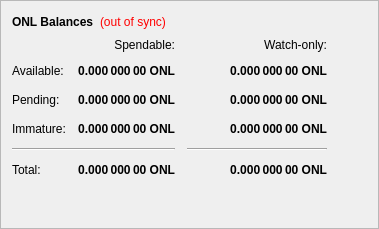
        <widget class="QFrame" name="frame">
         <property name="frameShape">
          <enum>QFrame::StyledPanel</enum>
         </property>
         <property name="frameShadow">
          <enum>QFrame::Raised</enum>
         </property>
         <layout class="QVBoxLayout" name="verticalLayout_4">
          <item>
           <layout class="QHBoxLayout" name="horizontalLayout_4">
            <item>
             <widget class="QLabel" name="label_5">
              <property name="font">
               <font>
                <weight>75</weight>
                <bold>true</bold>
               </font>
              </property>
              <property name="text">
               <string>ONL Balances</string>
              </property>
             </widget>
            </item>
            <item>
             <widget class="QLabel" name="labelWalletStatus">
              <property name="cursor">
               <cursorShape>WhatsThisCursor</cursorShape>
              </property>
              <property name="toolTip">
               <string>The displayed information may be out of date. Your wallet automatically synchronizes with the Onlax network after a connection is established, but this process has not completed yet.</string>
              </property>
              <property name="styleSheet">
               <string notr="true">QLabel { color: red; }</string>
              </property>
              <property name="text">
               <string notr="true">(out of sync)</string>
              </property>
              <property name="alignment">
               <set>Qt::AlignLeading|Qt::AlignLeft|Qt::AlignVCenter</set>
              </property>
             </widget>
            </item>
            <item>
             <spacer name="horizontalSpacer_3">
              <property name="orientation">
               <enum>Qt::Horizontal</enum>
              </property>
              <property name="sizeHint" stdset="0">
               <size>
                <width>40</width>
                <height>20</height>
               </size>
              </property>
             </spacer>
            </item>
           </layout>
          </item>
          <item>
           <layout class="QGridLayout" name="gridLayout">
            <property name="spacing">
             <number>12</number>
            </property>
            <item row="2" column="2">
             <widget class="QLabel" name="labelWatchPending">
              <property name="font">
               <font>
                <weight>75</weight>
                <bold>true</bold>
               </font>
              </property>
              <property name="cursor">
               <cursorShape>IBeamCursor</cursorShape>
              </property>
              <property name="toolTip">
               <string>Unconfirmed transactions to watch-only addresses</string>
              </property>
              <property name="text">
               <string notr="true">0.000 000 00 ONL</string>
              </property>
              <property name="alignment">
               <set>Qt::AlignRight|Qt::AlignTrailing|Qt::AlignVCenter</set>
              </property>
              <property name="textInteractionFlags">
               <set>Qt::LinksAccessibleByMouse|Qt::TextSelectableByKeyboard|Qt::TextSelectableByMouse</set>
              </property>
             </widget>
            </item>
            <item row="2" column="1">
             <widget class="QLabel" name="labelUnconfirmed">
              <property name="font">
               <font>
                <weight>75</weight>
                <bold>true</bold>
               </font>
              </property>
              <property name="cursor">
               <cursorShape>IBeamCursor</cursorShape>
              </property>
              <property name="toolTip">
               <string>Total of transactions that have yet to be confirmed, and do not yet count toward the spendable balance</string>
              </property>
              <property name="text">
               <string notr="true">0.000 000 00 ONL</string>
              </property>
              <property name="alignment">
               <set>Qt::AlignRight|Qt::AlignTrailing|Qt::AlignVCenter</set>
              </property>
              <property name="textInteractionFlags">
               <set>Qt::LinksAccessibleByMouse|Qt::TextSelectableByKeyboard|Qt::TextSelectableByMouse</set>
              </property>
             </widget>
            </item>
            <item row="3" column="2">
             <widget class="QLabel" name="labelWatchImmature">
              <property name="font">
               <font>
                <weight>75</weight>
                <bold>true</bold>
               </font>
              </property>
              <property name="cursor">
               <cursorShape>IBeamCursor</cursorShape>
              </property>
              <property name="toolTip">
               <string>Staked or masternode rewards in watch-only addresses that has not yet matured</string>
              </property>
              <property name="text">
               <string notr="true">0.000 000 00 ONL</string>
              </property>
              <property name="alignment">
               <set>Qt::AlignRight|Qt::AlignTrailing|Qt::AlignVCenter</set>
              </property>
              <property name="textInteractionFlags">
               <set>Qt::LinksAccessibleByMouse|Qt::TextSelectableByKeyboard|Qt::TextSelectableByMouse</set>
              </property>
             </widget>
            </item>
            <item row="4" column="0" colspan="2">
             <widget class="Line" name="lineSpendableBalance">
              <property name="orientation">
               <enum>Qt::Horizontal</enum>
              </property>
             </widget>
            </item>
            <item row="4" column="2">
             <widget class="Line" name="lineWatchBalance">
              <property name="sizePolicy">
               <sizepolicy hsizetype="Preferred" vsizetype="Fixed">
                <horstretch>0</horstretch>
                <verstretch>0</verstretch>
               </sizepolicy>
              </property>
              <property name="minimumSize">
               <size>
                <width>140</width>
                <height>0</height>
               </size>
              </property>
              <property name="orientation">
               <enum>Qt::Horizontal</enum>
              </property>
             </widget>
            </item>
            <item row="5" column="0">
             <widget class="QLabel" name="labelTotalText">
              <property name="text">
               <string>Total:</string>
              </property>
             </widget>
            </item>
            <item row="3" column="1">
             <widget class="QLabel" name="labelImmature">
              <property name="font">
               <font>
                <weight>75</weight>
                <bold>true</bold>
               </font>
              </property>
              <property name="cursor">
               <cursorShape>IBeamCursor</cursorShape>
              </property>
              <property name="toolTip">
               <string>Staked or masternode rewards that has not yet matured</string>
              </property>
              <property name="text">
               <string notr="true">0.000 000 00 ONL</string>
              </property>
              <property name="alignment">
               <set>Qt::AlignRight|Qt::AlignTrailing|Qt::AlignVCenter</set>
              </property>
              <property name="textInteractionFlags">
               <set>Qt::LinksAccessibleByMouse|Qt::TextSelectableByKeyboard|Qt::TextSelectableByMouse</set>
              </property>
             </widget>
            </item>
            <item row="2" column="3">
             <spacer name="horizontalSpacer_2">
              <property name="orientation">
               <enum>Qt::Horizontal</enum>
              </property>
              <property name="sizeHint" stdset="0">
               <size>
                <width>40</width>
                <height>20</height>
               </size>
              </property>
             </spacer>
            </item>
            <item row="3" column="0">
             <widget class="QLabel" name="labelImmatureText">
              <property name="text">
               <string>Immature:</string>
              </property>
             </widget>
            </item>
            <item row="5" column="1">
             <widget class="QLabel" name="labelTotal">
              <property name="font">
               <font>
                <weight>75</weight>
                <bold>true</bold>
               </font>
              </property>
              <property name="cursor">
               <cursorShape>IBeamCursor</cursorShape>
              </property>
              <property name="toolTip">
               <string>Your current total balance</string>
              </property>
              <property name="text">
               <string notr="true">0.000 000 00 ONL</string>
              </property>
              <property name="alignment">
               <set>Qt::AlignRight|Qt::AlignTrailing|Qt::AlignVCenter</set>
              </property>
              <property name="textInteractionFlags">
               <set>Qt::LinksAccessibleByMouse|Qt::TextSelectableByKeyboard|Qt::TextSelectableByMouse</set>
              </property>
             </widget>
            </item>
            <item row="5" column="2">
             <widget class="QLabel" name="labelWatchTotal">
              <property name="font">
               <font>
                <weight>75</weight>
                <bold>true</bold>
               </font>
              </property>
              <property name="cursor">
               <cursorShape>IBeamCursor</cursorShape>
              </property>
              <property name="toolTip">
               <string>Current total balance in watch-only addresses</string>
              </property>
              <property name="text">
               <string notr="true">0.000 000 00 ONL</string>
              </property>
              <property name="alignment">
               <set>Qt::AlignRight|Qt::AlignTrailing|Qt::AlignVCenter</set>
              </property>
              <property name="textInteractionFlags">
               <set>Qt::LinksAccessibleByMouse|Qt::TextSelectableByKeyboard|Qt::TextSelectableByMouse</set>
              </property>
             </widget>
            </item>
            <item row="0" column="2">
             <widget class="QLabel" name="labelWatchonly">
              <property name="text">
               <string>Watch-only:</string>
              </property>
              <property name="alignment">
               <set>Qt::AlignRight|Qt::AlignTrailing|Qt::AlignVCenter</set>
              </property>
             </widget>
            </item>
            <item row="1" column="0">
             <widget class="QLabel" name="labelBalanceText">
              <property name="text">
               <string>Available:</string>
              </property>
             </widget>
            </item>
            <item row="1" column="1">
             <widget class="QLabel" name="labelBalance">
              <property name="font">
               <font>
                <weight>75</weight>
                <bold>true</bold>
               </font>
              </property>
              <property name="cursor">
               <cursorShape>IBeamCursor</cursorShape>
              </property>
              <property name="toolTip">
               <string>Your current spendable balance</string>
              </property>
              <property name="text">
               <string notr="true">0.000 000 00 ONL</string>
              </property>
              <property name="alignment">
               <set>Qt::AlignRight|Qt::AlignTrailing|Qt::AlignVCenter</set>
              </property>
              <property name="textInteractionFlags">
               <set>Qt::LinksAccessibleByMouse|Qt::TextSelectableByKeyboard|Qt::TextSelectableByMouse</set>
              </property>
             </widget>
            </item>
            <item row="1" column="2">
             <widget class="QLabel" name="labelWatchAvailable">
              <property name="font">
               <font>
                <weight>75</weight>
                <bold>true</bold>
               </font>
              </property>
              <property name="cursor">
               <cursorShape>IBeamCursor</cursorShape>
              </property>
              <property name="toolTip">
               <string>Your current balance in watch-only addresses</string>
              </property>
              <property name="text">
               <string notr="true">0.000 000 00 ONL</string>
              </property>
              <property name="alignment">
               <set>Qt::AlignRight|Qt::AlignTrailing|Qt::AlignVCenter</set>
              </property>
              <property name="textInteractionFlags">
               <set>Qt::LinksAccessibleByMouse|Qt::TextSelectableByKeyboard|Qt::TextSelectableByMouse</set>
              </property>
             </widget>
            </item>
            <item row="2" column="0">
             <widget class="QLabel" name="labelPendingText">
              <property name="text">
               <string>Pending:</string>
              </property>
             </widget>
            </item>
            <item row="0" column="1">
             <widget class="QLabel" name="labelSpendable">
              <property name="text">
               <string>Spendable:</string>
              </property>
              <property name="alignment">
               <set>Qt::AlignRight|Qt::AlignTrailing|Qt::AlignVCenter</set>
              </property>
             </widget>
            </item>
           </layout>
          </item>
          <item>
           <spacer name="verticalSpacer_4">
            <property name="orientation">
             <enum>Qt::Vertical</enum>
            </property>
            <property name="sizeHint" stdset="0">
             <size>
              <width>20</width>
              <height>40</height>
             </size>
            </property>
           </spacer>
          </item>
         </layout>
        </widget>
